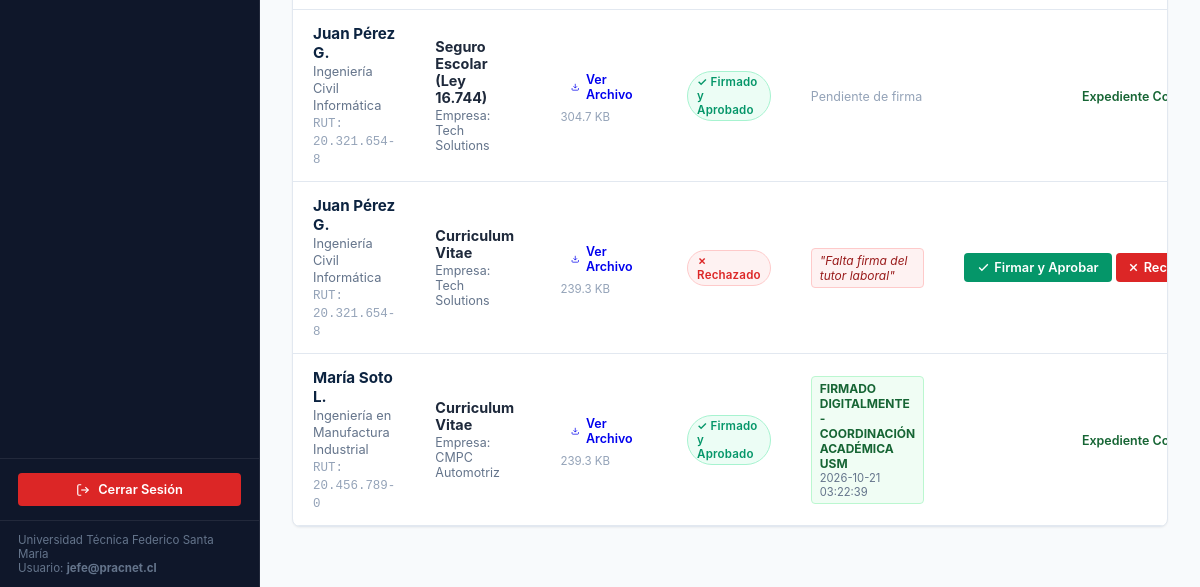
The page /admin/documentos (signed in, lower part) on the database as committed earlier.
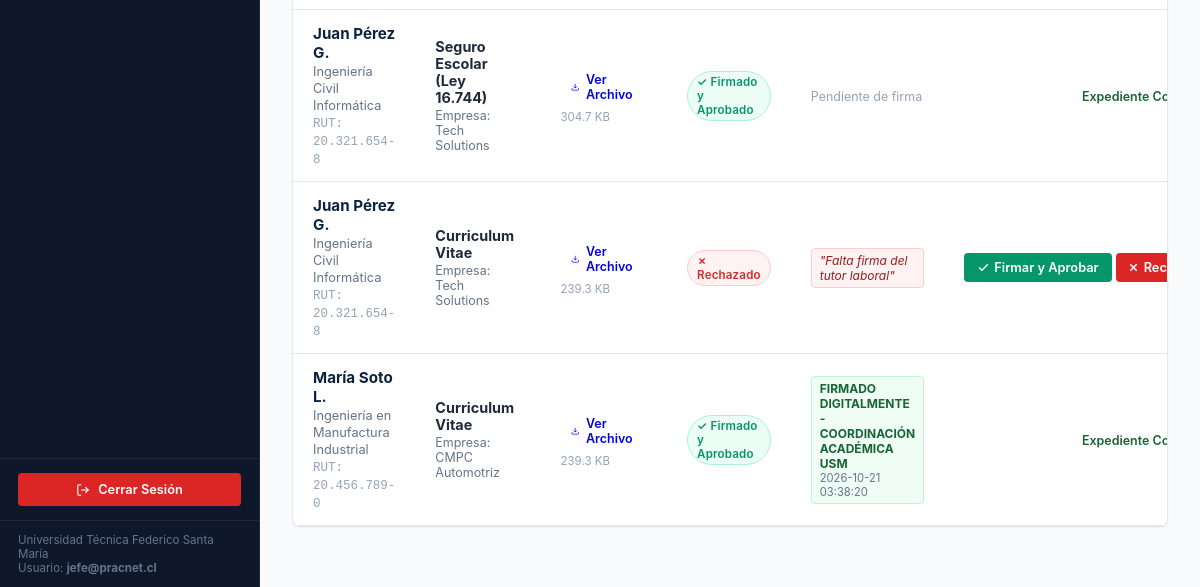
The same page on the database as committed later.
### tables this page shows
CREATE TABLE documento_practica (
            id INTEGER PRIMARY KEY AUTOINCREMENT,
            estudiante_id INTEGER NOT NULL REFERENCES estudiante(id) ON DELETE CASCADE,
            postulacion_id INTEGER REFERENCES postulacion(id) ON DELETE SET NULL,
            tipo_documento TEXT NOT NULL,
            nombre_archivo TEXT NOT NULL,
            ruta_archivo TEXT NOT NULL,
            tamano_bytes INTEGER,
            estado_validacion TEXT DEFAULT 'Pendiente',
            fecha_subida TIMESTAMP DEFAULT CURRENT_TIMESTAMP
        , observacion TEXT, firmado_por TEXT, fecha_firma TIMESTAMP);

CREATE TABLE estudiante (
            id INTEGER PRIMARY KEY AUTOINCREMENT,
            usuario_id INTEGER UNIQUE REFERENCES usuario(id) ON DELETE CASCADE,
            nombre TEXT NOT NULL,
            apellido TEXT,
            rut TEXT UNIQUE NOT NULL,
            correo_institucional TEXT NOT NULL,
            carrera TEXT NOT NULL,
            universidad TEXT DEFAULT 'Universidad Técnica Federico Santa María',
            sede TEXT DEFAULT 'Campus San Joaquín',
            ano_ingreso INTEGER DEFAULT 2022,
            semestre_actual INTEGER DEFAULT 8,
            avance_malla INTEGER DEFAULT 75,
            creditos_totales INTEGER DEFAULT 180,
            es_primera_practica INTEGER DEFAULT 1,
            habilidades TEXT,
            ubicacion TEXT DEFAULT 'Santiago, Chile',
            telefono TEXT DEFAULT '+56 9 1234 5678'
        );

CREATE TABLE empresa (
            id INTEGER PRIMARY KEY AUTOINCREMENT,
            usuario_id INTEGER REFERENCES usuario(id) ON DELETE SET NULL,
            nombre TEXT NOT NULL,
            area TEXT NOT NULL,
            direccion TEXT,
            correo_contacto TEXT,
            rut TEXT UNIQUE,
            convenio_vigente INTEGER DEFAULT 1,
            tasa_retencion INTEGER DEFAULT 35
        );

### app/routes_admin.py (the view)
@admin_bp.route('/documentos')
def documentos():
    estado_filtro = request.args.get('estado', '')
    with get_db() as conn:
        cursor = conn.cursor()
        query = """
            SELECT d.*, e.nombre as est_nombre, e.apellido as est_apellido, e.rut as est_rut, e.carrera as est_carrera,
                   o.titulo as oferta_titulo, emp.nombre as empresa_nombre
            FROM documento_practica d
            JOIN estudiante e ON d.estudiante_id = e.id
            LEFT JOIN postulacion p ON d.postulacion_id = p.id
            LEFT JOIN oferta_practica o ON p.oferta_practica_id = o.id
            LEFT JOIN empresa emp ON o.empresa_id = emp.id
        """
        params = []
        if estado_filtro:
            query += " WHERE d.estado_validacion = ?"
            params.append(estado_filtro)
        query += " ORDER BY d.id DESC"
        cursor.execute(query, tuple(params))
        documentos_lista = cursor.fetchall()
    return render_template('admin/documentos.html', documentos=documentos_lista, estado_filtro=estado_filtro)

### app/__init__.py (called while the page is built)
def create_app():
    app = Flask(__name__)
    app.config.from_object(Config)
    os.makedirs(app.config['UPLOAD_FOLDER'], exist_ok=True)
    init_db()
    from app.auth import auth_bp
    from app.routes_admin import admin_bp
    from app.routes_student import student_bp
    from app.routes_empresa import empresa_bp
    app.register_blueprint(auth_bp)
    app.register_blueprint(admin_bp)
    app.register_blueprint(student_bp)
    app.register_blueprint(empresa_bp)
    @app.route('/')
    def index():
        return redirect(url_for('auth.login'))
    @app.errorhandler(404)
    def page_not_found(e):
        return render_template('404.html'), 404
    @app.errorhandler(500)
    def internal_server_error(e):
        return render_template('500.html'), 500
    @app.after_request
    def apply_security_headers(response):
        return add_security_headers(response)
    return app

### app/database.py (called while the page is built)
def get_db_connection():
    conn = sqlite3.connect(Config.DATABASE_PATH)
    conn.row_factory = sqlite3.Row
    conn.execute("PRAGMA foreign_keys = ON;")
    return conn

@contextmanager
def get_db():
    conn = get_db_connection()
    try:
        yield conn
        conn.commit()
    except Exception as e:
        conn.rollback()
        raise e
    finally:
        conn.close()

### app/routes_admin.py (called while the page is built)
@admin_bp.before_request
@role_required(['admin', 'jefe_carrera'])
def restrict_admin():
    pass

### app/security.py (called while the page is built)
def role_required(allowed_roles):
    def decorator(f):
        @wraps(f)
        def decorated_function(*args, **kwargs):
            if 'user_id' not in session:
                flash('Por favor inicia sesión.', 'warning')
                return redirect(url_for('auth.login'))
            if session.get('rol') not in allowed_roles:
                flash('No tienes permisos suficientes para acceder a este módulo.', 'danger')
                return redirect(url_for('auth.unauthorized'))
            return f(*args, **kwargs)
        return decorated_function
    return decorator

def add_security_headers(response):
    response.headers['X-Content-Type-Options'] = 'nosniff'
    response.headers['X-Frame-Options'] = 'SAMEORIGIN'
    response.headers['X-XSS-Protection'] = '1; mode=block'
    response.headers['Referrer-Policy'] = 'strict-origin-when-cross-origin'
    return response

### app/templates/admin/documentos.html (shortened to what this page needs)
{% extends 'base.html' %}
{% block content %}
<div class="table-card">
  {% if documentos %}
  <table class="data-table">
    <tbody>
      {% for d in documentos %}
      <tr>
        <td>
          <strong style="color: var(--primary-navy); font-size: 0.95rem;">{{ d.est_nombre }} {{ d.est_apellido }}</strong><br>
          <span style="color: #64748b; font-size: 0.8rem;">{{ d.est_carrera }}</span><br>
          <span style="font-family: monospace; font-size: 0.78rem; color: #94a3b8;">RUT: {{ d.est_rut }}</span>
        </td>
        <td>
          <strong style="color: #1e293b; font-size: 0.9rem;">
            {% if d.tipo_documento == 'seguro_escolar' %}
              Seguro Escolar (Ley 16.744)
            {% elif d.tipo_documento == 'formulario_6000b' %}
              Formulario 6000 B
            {% elif d.tipo_documento == 'carta_aceptacion' %}
              Carta de Aceptación Empresa
            {% elif d.tipo_documento == 'informe_final' %}
              Informe Final de Práctica
            {% elif d.tipo_documento == 'curriculum' %}
              Curriculum Vitae
            {% else %}
              {{ d.tipo_documento }}
            {% endif %}
          </strong>
          {% if d.empresa_nombre %}
            <div style="font-size: 0.78rem; color: #64748b; margin-top: 2px;">
              Empresa: {{ d.empresa_nombre }}
            </div>
          {% endif %}
        </td>
        <td>
          <a href="{{ url_for('admin.descargar_documento_admin', doc_id=d.id) }}" class="btn btn-outline" style="padding: 4px 10px; font-size: 0.78rem; display: inline-flex; align-items: center; gap: 6px;">
            <svg width="12" height="12" viewBox="0 0 24 24" fill="none" stroke="currentColor" stroke-width="2"><path d="M21 15v4a2 2 0 0 1-2 2H5a2 2 0 0 1-2-2v-4"/><polyline points="7 10 12 15 17 10"/><line x1="12" y1="15" x2="12" y2="3"/></svg>
            <span>Ver Archivo</span>
          </a>
          <div style="font-size: 0.72rem; color: #94a3b8; margin-top: 3px;">
            {{ (d.tamano_bytes / 1024)|round(1) if d.tamano_bytes else '120' }} KB
          </div>
        </td>
        <td>
          {% if d.estado_validacion == 'Aprobado' %}
            <span class="badge badge-success">✓ Firmado y Aprobado</span>
          {% elif d.estado_validacion == 'Rechazado' %}
            <span class="badge badge-danger">✗ Rechazado</span>
          {% else %}
            <span class="badge badge-warning">● En Revisión</span>
          {% endif %}
        </td>
        <td style="max-width: 220px;">
          {% if d.firmado_por %}
            <div style="font-size: 0.75rem; color: #166534; background: #f0fdf4; border: 1px solid #bbf7d0; padding: 4px 8px; border-radius: 4px;">
              <strong>{{ d.firmado_por }}</strong>
              <div style="color: #64748b; font-size: 0.7rem;">{{ d.fecha_firma }}</div>
            </div>
          {% elif d.observacion %}
            <div style="font-size: 0.75rem; color: #991b1b; background: #fef2f2; border: 1px solid #fecaca; padding: 4px 8px; border-radius: 4px;">
              <em>"{{ d.observacion }}"</em>
            </div>
          {% else %}
            <span style="font-size: 0.78rem; color: #94a3b8;">Pendiente de firma</span>
          {% endif %}
        </td>
        <td style="text-align: right; white-space: nowrap;">
          {% if d.estado_validacion != 'Aprobado' %}
            <form method="POST" action="{{ url_for('admin.firmar_documento', doc_id=d.id) }}" style="display: inline-block; margin: 0;">
              <button type="submit" class="btn btn-success" style="padding: 6px 12px; font-size: 0.8rem; display: inline-flex; align-items: center; gap: 4px;">
                <svg width="13" height="13" viewBox="0 0 24 24" fill="none" stroke="currentColor" stroke-width="2.5"><polyline points="20 6 9 17 4 12"/></svg>
                <span>Firmar y Aprobar</span>
              </button>
            </form>
            <button type="button" onclick="abrirRechazo('{{ d.id }}', '{{ d.est_nombre }} {{ d.est_apellido }}', '{{ d.tipo_documento }}')" class="btn btn-danger" style="padding: 6px 10px; font-size: 0.8rem; display: inline-flex; align-items: center; gap: 4px;">
              <svg width="13" height="13" viewBox="0 0 24 24" fill="none" stroke="currentColor" stroke-width="2.5"><line x1="18" y1="6" x2="6" y2="18"/><line x1="6" y1="6" x2="18" y2="18"/></svg>
              <span>Rechazar</span>
            </button>
          {% else %}
            <span style="font-size: 0.78rem; color: #166534; font-weight: 600;">Expediente Conforme</span>
          {% endif %}
        </td>
      </tr>
      {% endfor %}
    </tbody>
  </table>
  {% endif %}
</div>
{% endblock %}

### app/templates/base.html (shortened to what this page needs)
<!DOCTYPE html>
<html lang="es">
<head>
  <link rel="stylesheet" href="{{ url_for('static', filename='css/pracnet.css') }}">
</head>
<body>
  {% if session.get('user_id') and session.get('rol') in ['admin', 'jefe_carrera'] %}
  <div class="app-container">
    <aside class="sidebar">
      <ul class="sidebar-menu">
      </ul>
      <div style="padding: 14px 18px; border-top: 1px solid rgba(255,255,255,0.08);">
        <a href="{{ url_for('auth.logout') }}" class="btn btn-danger btn-block" style="font-size: 0.8rem; padding: 8px;">
          <svg width="14" height="14" viewBox="0 0 24 24" fill="none" stroke="currentColor" stroke-width="2"><path d="M9 21H5a2 2 0 0 1-2-2V5a2 2 0 0 1 2-2h4"/><polyline points="16 17 21 12 16 7"/><line x1="21" y1="12" x2="9" y2="12"/></svg>
          Cerrar Sesión
        </a>
      </div>
      <div style="padding: 12px 18px; font-size: 0.72rem; color: #64748b; border-top: 1px solid rgba(255,255,255,0.08);">
        Universidad Técnica Federico Santa María<br>
        Usuario: <strong>{{ session.get('email') }}</strong>
      </div>
    </aside>
    <main class="main-content">
      {% block content %}{% endblock %}
    </main>
  </div>
  {% endif %}
</body>
</html>

### app/static/css/pracnet.css (style rules this page uses)
:root { --primary-navy: #0c2340; --primary-slate: #0f172a; --primary-surface: #1e293b; --accent-blue: #1d4ed8; --accent-blue-light: #eff6ff; --accent-gold: #b45309; --accent-gold-light: #fef3c7; --success-green: #059669; --success-light: #ecfdf5; --warning-amber: #d97706; --danger-red: #dc2626; --danger-light: #fef2f2; --bg-page: #f8fafc; --card-bg: #ffffff; --text-primary: #0f172a; --text-secondary: #475569; --text-muted: #64748b; --border-subtle: #e2e8f0; --border-strong: #cbd5e1; --sidebar-width: 260px; --radius-sm: 4px; --radius-md: 8px; --radius-lg: 12px; --shadow-sm: 0 1px 2px 0 rgb(0 0 0 / 0.05); --shadow-md: 0 4px 6px -1px rgb(0 0 0 / 0.07), 0 2px 4px -2px rgb(0 0 0 / 0.07); --shadow-lg: 0 10px 15px -3px rgb(0 0 0 / 0.08), 0 4px 6px -4px rgb(0 0 0 / 0.04); }
* { box-sizing: border-box; margin: 0; padding: 0; font-family: -apple-system, BlinkMacSystemFont, "Segoe UI", Roboto, "Helvetica Neue", Arial, sans-serif; }
body { background-color: var(--bg-page); color: var(--text-primary); min-height: 100vh; display: flex; flex-direction: column; -webkit-font-smoothing: antialiased; }
.app-container { display: flex; flex: 1; min-height: 100vh; }
.sidebar { width: var(--sidebar-width); background-color: var(--primary-slate); color: #f8fafc; display: flex; flex-direction: column; border-right: 1px solid rgba(255, 255, 255, 0.08); }
.sidebar-menu { list-style: none; padding: 16px 12px; flex: 1; }
.main-content { flex: 1; padding: 32px; overflow-y: auto; background-color: var(--bg-page); }
.table-card { background: var(--card-bg); border-radius: var(--radius-md); border: 1px solid var(--border-subtle); box-shadow: var(--shadow-sm); overflow: hidden; margin-bottom: 28px; }
.data-table { width: 100%; border-collapse: collapse; }
.data-table td { padding: 14px 20px; border-bottom: 1px solid var(--border-subtle); font-size: 0.88rem; color: var(--text-secondary); }
.badge { display: inline-flex; align-items: center; gap: 4px; padding: 3px 9px; border-radius: 9999px; font-size: 0.72rem; font-weight: 600; letter-spacing: 0.2px; }
.badge-success { background: var(--success-light); color: var(--success-green); border: 1px solid #a7f3d0; }
.badge-danger { background: var(--danger-light); color: var(--danger-red); border: 1px solid #fecaca; }
.btn { display: inline-flex; align-items: center; justify-content: center; gap: 8px; font-weight: 600; padding: 8px 16px; border-radius: var(--radius-sm); border: 1px solid transparent; cursor: pointer; text-decoration: none; font-size: 0.88rem; transition: all 0.15s ease-in-out; }
.btn-success { background-color: var(--success-green); color: #ffffff; }
.btn-danger { background-color: var(--danger-red); color: #ffffff; }
.btn-block { width: 100%; }

Rows that differ between the two databases and show on the page:
changed documento_practica "FIRMADO DIGITALMENTE - COORDINACIÓN ACADÉMICA USM": fecha_firma "2026-10-21 03:22:39" → "2026-10-21 03:38:20"
